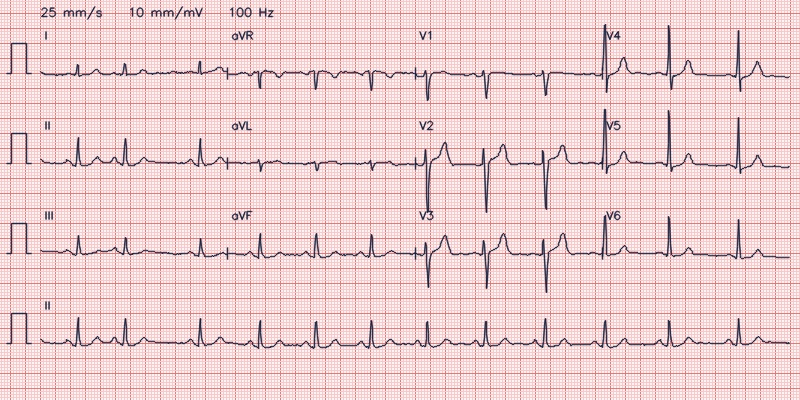
#> input picture samples/ecg_01.jpg, 800 x 400 px
$ python -i digitize.py   (imports and definitions only)
#> lines starting #> are read from the running program, lines starting #| are printed output that depends on the picture; after the words box and inside, x2 and y2 are one past the last pixel; in counts of white or black regions, pixels touching at a corner belong together
### isoline/paper.py
"""ECG paper: a renderer that prints a 12-lead ECG the way a clinic does, plus a "camera lab" that
photographs it badly (tilt, shadows, creases, blur, noise, JPEG).

This is how Isoline's training images were made, and it also defines the page geometry the
digitizer relies on. Page: 800 x 400 px, 25 mm/s, 10 mm/mV, 3 px per mm, standard 3x4 layout
plus a 10-second lead II rhythm strip.
"""
import cv2
import numpy as np

cv2.setNumThreads(0)

# ---------- page geometry: 25 mm/s · 10 mm/mV · 3 px per mm ----------
FS = 100                                                  # samples per second in PTB-XL (100 Hz version)
PX, W, H, X0, Y0 = 3, 800, 400, 40, 28
ROW_H, MV, PXS = 30 * PX, 10 * PX, 25 * PX / FS          # row height · px per mV · px per sample
LAYOUT = [[0, 3, 6, 9], [1, 4, 7, 10], [2, 5, 8, 11]]    # standard 3x4 grid (I/II/III · aVR/aVL/aVF · V1-3 · V4-6)
NAMES  = ['I', 'II', 'III', 'aVR', 'aVL', 'aVF', 'V1', 'V2', 'V3', 'V4', 'V5', 'V6']
FONT   = cv2.FONT_HERSHEY_SIMPLEX

# ---------- three kinds of ECG paper (BGR): paper, minor grid, major grid ----------
PAPERS = {}
for name, (paper, minor, major) in {'pink': ((250, 247, 255), (222, 214, 255), (170, 150, 245)),
                                    'red' : ((245, 245, 252), (200, 200, 250), (120, 120, 230)),
                                    'grey': ((250, 250, 250), (228, 228, 228), (185, 185, 185))}.items():
    pg = np.empty((H, W, 3), np.uint8); pg[:] = paper
    for x in range(X0 % PX, W, PX):
        pg[:, x] = major if ((x - X0) // PX) % 5 == 0 else minor
    for y in range(Y0 % PX, H, PX):
        pg[y, :] = major if ((y - Y0) // PX) % 5 == 0 else minor
    PAPERS[name] = pg
INKS = [(25, 25, 25), (60, 30, 20), (40, 40, 60)]


# [29 lines left out: function render_ecg, not called in this run]


# ---------- the camera lab: three levels of "real-world" abuse ----------
LEVELS = {
    0: dict(name='good', rot=1.0,  persp=.008, blur=(0., .6),  shadow=(0., .12),  wrinkle=(0., .04),   noise=(0, 3),  jpeg=(85, 96), shift=.01, bright=(.92, 1.08)),
    1: dict(name='fair', rot=4.0,  persp=.03,  blur=(.9, 1.6), shadow=(.15, .4),  wrinkle=(.06, .16),  noise=(3, 8),  jpeg=(55, 80), shift=.04, bright=(.78, 1.18)),
    2: dict(name='bad',  rot=11.0, persp=.07,  blur=(2., 3.6), shadow=(.4, .7),   wrinkle=(.16, .32),  noise=(8, 18), jpeg=(25, 50), shift=.10, bright=(.55, 1.3)),
}

def smooth_field(rng, h, w, gh=4, gw=6):
    return cv2.resize(rng.normal(size=(gh, gw)).astype(np.float32), (w, h), interpolation=cv2.INTER_CUBIC)

# [63 lines left out: function degrade, not called in this run]

### isoline/digitize.py
"""Digitizer: turns a picture of a 12-lead ECG printout back into millivolt signals.

It follows the pen line column by column inside each lead's window, then reports an alignment
score: how well the calibration pulses sit where they should. A score near 1 means the page is
lined up with the template and the rebuilt signal can be trusted; low scores mean it can't.
"""
import cv2
import numpy as np

from .paper import H, LAYOUT, MV, PXS, W, X0, Y0, ROW_H

BAND, NS = 58, 250                                        # search half-height (px) · samples per 2.5 s window
ROW_YC   = [int(Y0 + (r + .5) * ROW_H) for r in range(4)]  # baselines of the 3 lead rows + the rhythm strip

def rectify(img):
    """Bring the picture to the canonical 800x400 landscape page. (Straightening tilted photos is not solved;
    the alignment score below tells us when a photo is too far off to trust.)"""
    if img.shape[0] > img.shape[1]:
        img = cv2.rotate(img, cv2.ROTATE_90_CLOCKWISE)
    return (cv2.resize(img, (W, H), interpolation=cv2.INTER_AREA) if img.shape[:2] != (H, W) else img), 1.0

def ink_map(img):
    """1 where the pen ink is, 0 on paper/grid. Illumination-normalised so shadows do not matter."""
    mx = img.max(2).astype(np.float32)                         # grid lines are bright in at least one channel, ink is dark in all
    bg = cv2.GaussianBlur(cv2.dilate(mx, np.ones((11, 11), np.uint8)), (0, 0), 12)
    n  = mx / np.maximum(bg, 1.0)
    return (n < 0.62).astype(np.uint8)

def trace_window(ink, xs, yc, nsamp):
    """Follow the waveform column by column. Returns y (pixels) per sample and the fraction of columns found."""
    ncol = int(round(nsamp * PXS)); ys = np.full(ncol, np.nan); prev = float(yc)
    lo = max(0, int(yc - BAND)); hi = min(ink.shape[0], int(yc + BAND))
    for j in range(ncol):
        x = int(round(xs)) + j
        if x >= ink.shape[1]: break
        idx = np.flatnonzero(ink[lo:hi, x])
        if idx.size == 0: continue
        runs = np.split(idx, np.flatnonzero(np.diff(idx) > 2) + 1)
        def dist(r):
            a, b = r[0] + lo, r[-1] + lo
            return 0 if a <= prev <= b else min(abs(a - prev), abs(b - prev))
        r = min(runs, key=dist); top, bot = r[0] + lo, r[-1] + lo
        y = (top + bot) / 2 if bot - top <= 3 else (top if abs(top - prev) > abs(bot - prev) else bot)   # thin line → centre · steep stroke → far end (keeps peaks)
        ys[j] = y; prev = y
    ok = ~np.isnan(ys)
    if ok.sum() < 0.3 * ncol: return None, float(ok.mean())
    col = np.interp(np.arange(ncol), np.flatnonzero(ok), ys[ok])
    return np.interp(np.arange(nsamp) * PXS, np.arange(ncol), col), float(ok.mean())   # sample k sits at column k * PXS

def _cal_masks():
    m, z = np.zeros((H, W), np.uint8), np.zeros((H, W), np.uint8)
    for r in range(4):
        yc = ROW_YC[r]
        cv2.polylines(m, [np.array([[6, yc], [11, yc], [11, yc - MV], [26, yc - MV], [26, yc], [31, yc]], np.int32)], False, 1, 5)
        z[yc - MV - 8: yc + 8, 0:38] = 1
    return m.astype(bool), z.astype(bool)
CAL_MASK, CAL_ZONE = _cal_masks()

def digitize(photo):
    """photo (BGR) -> dict(sig=(1000,12) mV, NaN where the printout shows nothing; conf; align; page)."""
    page, reg = rectify(photo)
    ink = ink_map(page)
    align = float(ink[CAL_MASK].sum() / (ink[CAL_ZONE].sum() + 1e-6))                        # ~1 if the page sits exactly on the template, ~0 if shifted/tilted/blurred
    sig = np.full((1000, 12), np.nan, np.float32); covs = []
    for r in range(3):
        for c in range(4):
            li = LAYOUT[r][c]
            y, cov = trace_window(ink, X0 + c * NS * PXS, ROW_YC[r], NS); covs.append(cov)
            if y is not None: sig[c * NS:(c + 1) * NS, li] = (ROW_YC[r] - y) / MV
    y, cov = trace_window(ink, X0, ROW_YC[3], 1000); covs.append(cov)       # 10 s rhythm strip = full lead II
    if y is not None: sig[:, 1] = (ROW_YC[3] - y) / MV
    return dict(sig=sig, conf=float(np.mean(covs)), align=align, page=page)

def layout_mask(sig):
    """What a printed 12-lead ECG actually shows: each lead only inside its 2.5 s window, lead II for the full 10 s."""
    out = np.full_like(sig, np.nan)
    for r in range(3):
        for c in range(4):
            li = LAYOUT[r][c]; out[c * NS:(c + 1) * NS, li] = sig[c * NS:(c + 1) * NS, li]
    out[:, 1] = sig[:, 1]
    return out

>>> import cv2
>>> picture = cv2.imread('../samples/ecg_01.jpg')
#> picture is the input picture: shape (400, 800, 3); mean B, G, R 207.4, 206, 234.7
>>> result = digitize(picture)
#> in digitize, `page, reg = rectify(photo)`: reg = 1
#> in ink_map, `mx = img.max(2).astype(np.float32)`:
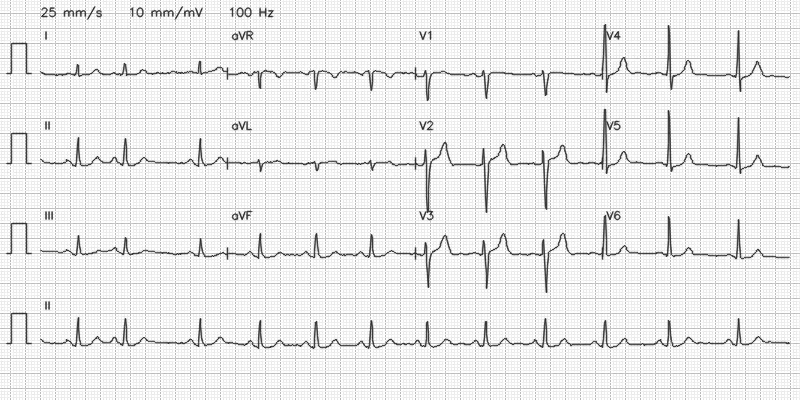
#> mx: shape (400, 800) float32; min 37, max 255, mean 234.8
#> in ink_map, `bg = cv2.GaussianBlur(cv2.dilate(mx, np.ones((11, 11), np.uint8)), (0,..`: bg: shape (400, 800) float32; every value is 255
#> in ink_map, `return (n < 0.62).astype(np.uint8)`:
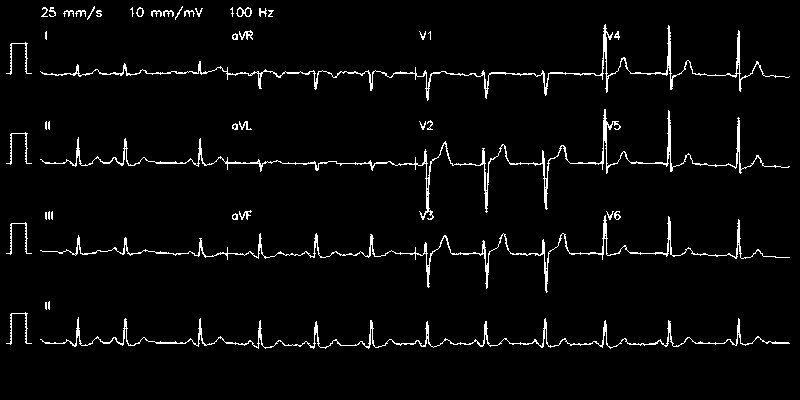
#> returned value: shape (400, 800); values 0 (black) and 1 (white), 3.4% white in thin lines or dots, all inside (x1, y1, x2, y2) = (6, 6, 790, 349)
#> after the loop in digitize, `for r in range(3):`: covs = [1, 1, 1, 1, 1, 1, 1, 1, 1, 1, 1, 1]
#> in digitize, `y, cov = trace_window(ink, X0, ROW_YC[3], 1000)`: y = 1000 values, max 347.5 at index 300, min 319 at index 212, mean 342.1; cov = 1
#> result = 4 items

$ run again, on samples/ecg_02.jpg
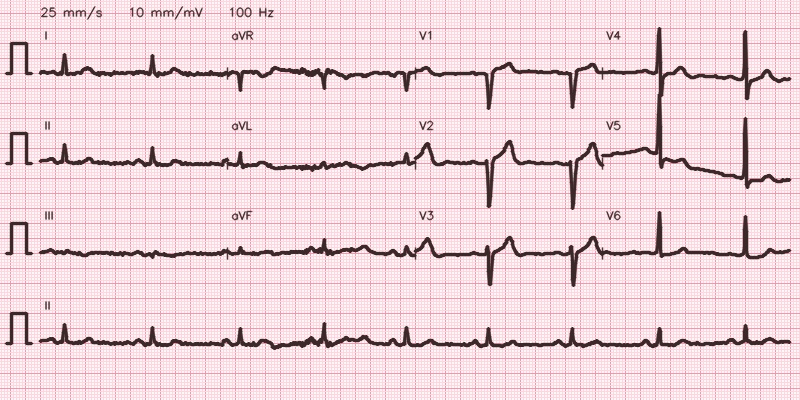
#> input picture samples/ecg_02.jpg, 800 x 400 px
#> picture is the input picture: shape (400, 800, 3); mean B, G, R 217.1, 210.6, 235.5
#> reg = 1
#> in ink_map, `mx = img.max(2).astype(np.float32)`:
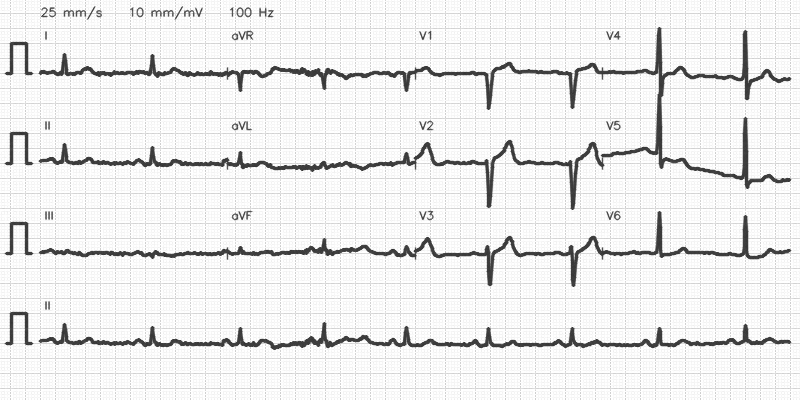
#> mx: shape (400, 800) float32; min 49, max 255, mean 235.5
#> bg: shape (400, 800) float32; every value is 255
#> in ink_map, `return (n < 0.62).astype(np.uint8)`:
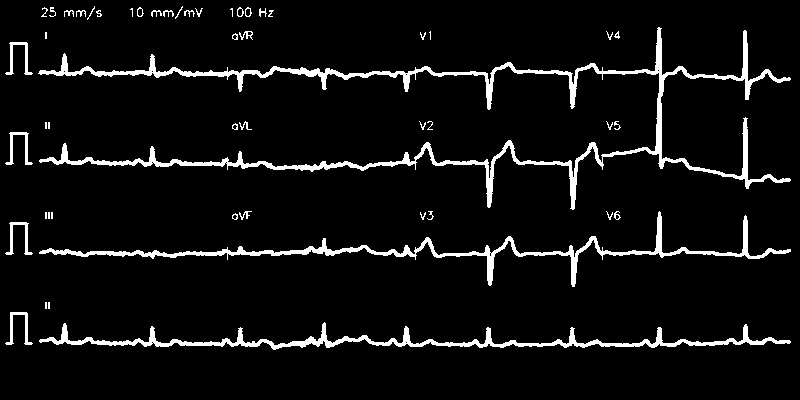
#> returned value: shape (400, 800); values 0 (black) and 1 (white), 6.1% white; 51 white regions (11 under 20 px), largest, box (x1, y1, x2, y2) and area: (38, 27, 791, 210) 9409, (39, 211, 791, 287) 4082, (39, 322, 791, 350) 3881
#> after the loop in digitize, `for r in range(3):`: covs = [1, 1, 1, 1, 1, 1, 1, 1, 1, 1, 1, 1]
#> in digitize, `y, cov = trace_window(ink, X0, ROW_YC[3], 1000)`: y = 1000 values, max 349 at index 312, min 324 at index 376, mean 342.2; cov = 1
#> result = 4 items

$ run again, on samples/ecg_03.jpg
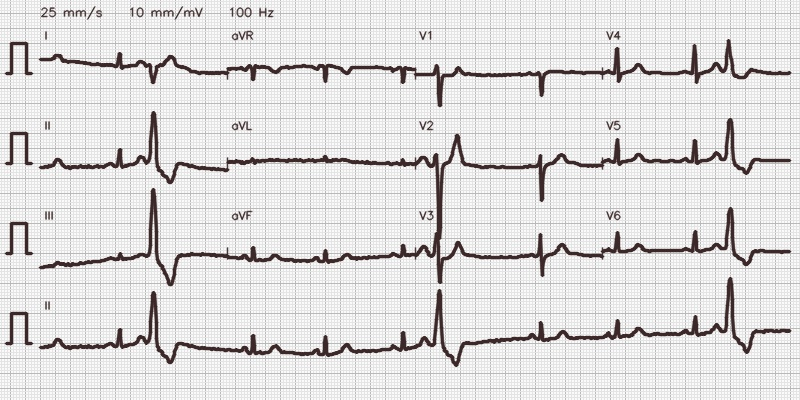
#> input picture samples/ecg_03.jpg, 800 x 400 px
#> picture is the input picture: shape (400, 800, 3); mean B, G, R 220.3, 220.3, 221.6
#> reg = 1
#> in ink_map, `n  = mx / np.maximum(bg, 1.0)`:
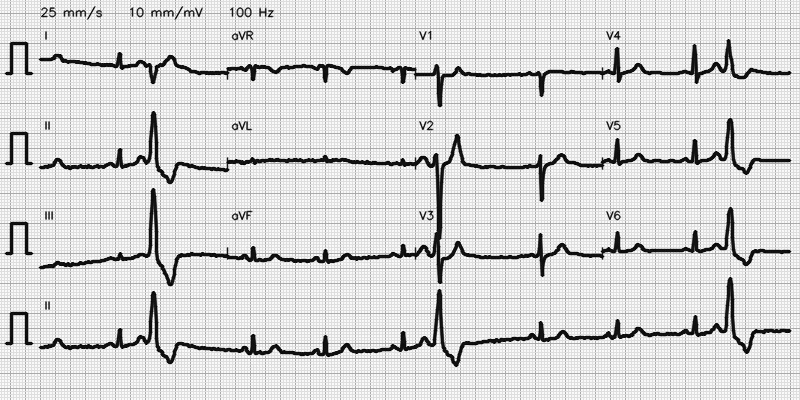
#> n: shape (400, 800) float32; min 0.177, max 1, mean 0.874; drawn with min black and max white
#> in ink_map, `return (n < 0.62).astype(np.uint8)`:
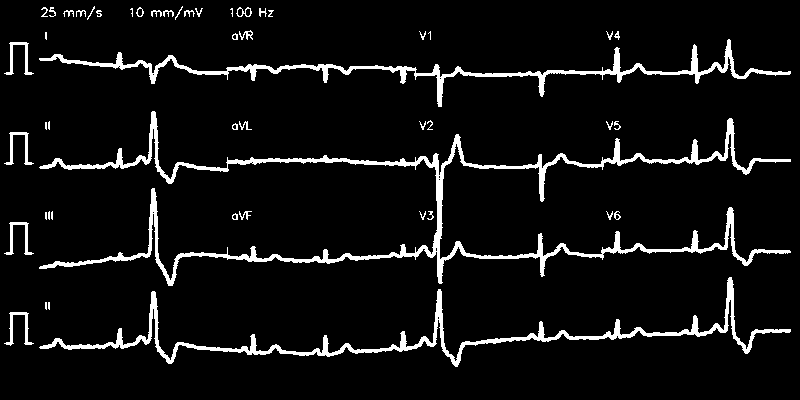
#> returned value: shape (400, 800); values 0 (black) and 1 (white), 6.6% white; 50 white regions (11 under 20 px), largest, box (x1, y1, x2, y2) and area: (39, 111, 791, 286) 9682, (39, 277, 791, 367) 4989, (39, 39, 791, 107) 4231
#> after the loop in digitize, `for r in range(3):`: covs = [1, 1, 1, 1, 1, 1, 1, 1, 1, 1, 1, 1]
#> in digitize, `y, cov = trace_window(ink, X0, ROW_YC[3], 1000)`: y = 1000 values, max 365 at index 552, min 285 at index 916, mean 341.2; cov = 1
#> result = 4 items

$ run again, on samples/ecg_04.jpg
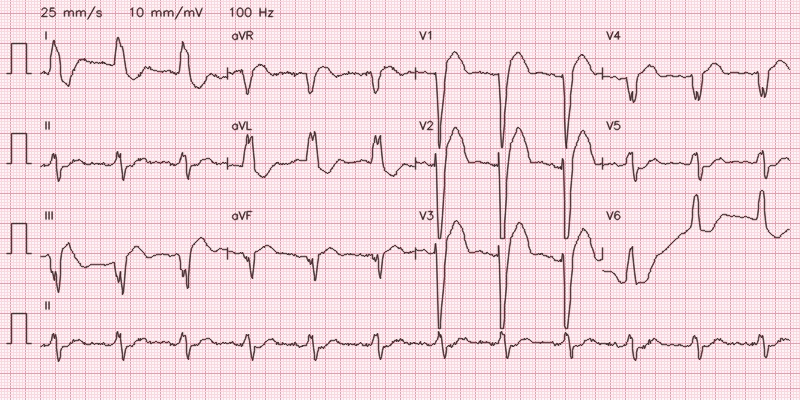
#> input picture samples/ecg_04.jpg, 800 x 400 px
#> picture is the input picture: shape (400, 800, 3); mean B, G, R 222, 215.4, 240.7
#> reg = 1
#> in ink_map, `mx = img.max(2).astype(np.float32)`:
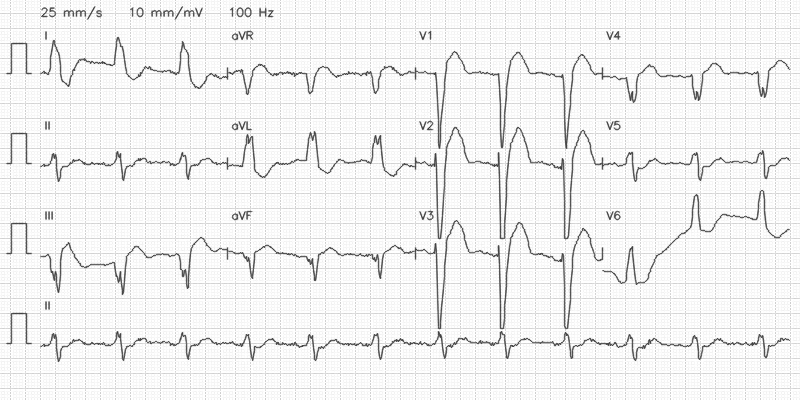
#> mx: shape (400, 800) float32; min 54, max 255, mean 240.7
#> bg: shape (400, 800) float32; every value is 255
#> in ink_map, `return (n < 0.62).astype(np.uint8)`:
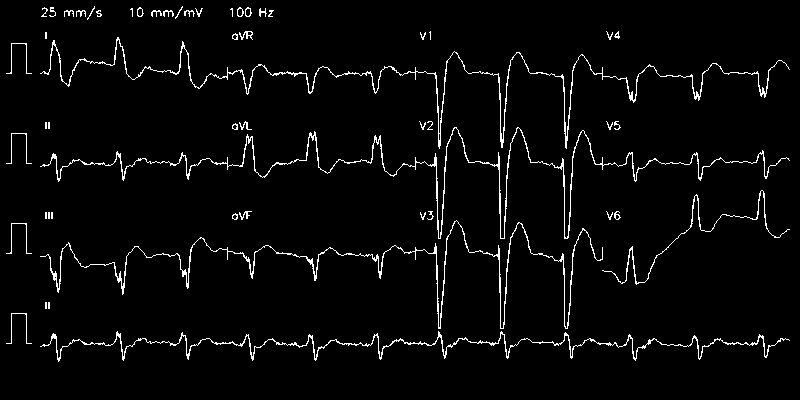
#> returned value: shape (400, 800); values 0 (black) and 1 (white), 3.3% white in thin lines or dots, all inside (x1, y1, x2, y2) = (6, 6, 790, 362)
#> after the loop in digitize, `for r in range(3):`: covs = [1, 1, 0.979, 1, 1, 1, 1, 1, 1, 1, 1, 0.989]
#> in digitize, `y, cov = trace_window(ink, X0, ROW_YC[3], 1000)`: y = 1000 values, max 359.5 at index 24, min 332 at index 614, mean 343.2; cov = 1
#> result = 4 items
